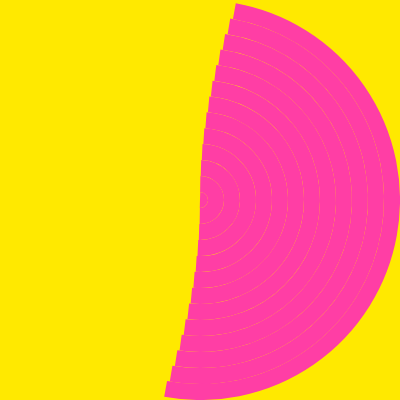
Frame 1 (no input)
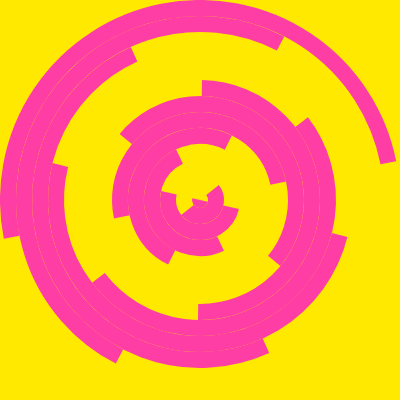
Frame 60 (no input)
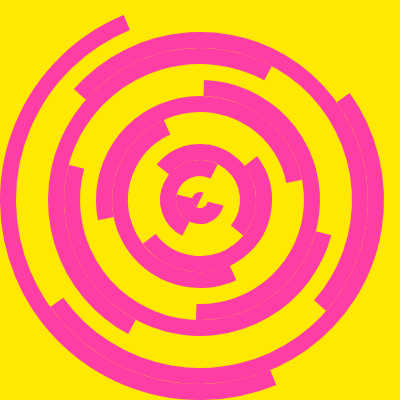
Frame 120 (the mouse pressed at the canvas centre since frame 60)

The p5.js sketch that drew these frames (run headless with seeded random() and noise() and a simulated clock; from frame 60 on, the mouse is pressed at the canvas centre):

// p5.js sketch
// ── sketch.js
let c;
let arc_width;
let spin_speed = 0.01;
let background_color;
let foreground_color;

function preload() {}

function setup() {
  createCanvas(400, 400);
  arc_width = width / 25;
  //background_color = color(random(0,256),random(0,256),random(0,256))
  //foreground_color = color(random(0,256),random(0,256),random(0,256))
  background_color = color(255, 233, 0);
  foreground_color = color(255, 62, 165);
}

function draw() {
  background(background_color);
  strokeWeight(arc_width);
  strokeCap(SQUARE);
  // Draw Center Circle Half

  fill(foreground_color);

  noStroke(foreground_color);
  push();
  translate(width / 2, height / 2);
  rotate((spin_speed + spin_speed / 2) * 2 * frameCount);
  strokeWeight(3);
  arc(0, 0, arc_width, arc_width, -HALF_PI, HALF_PI, CHORD);
  pop();
  noFill();
  stroke(foreground_color);
  for (let i = 1; i < 13; i++) {
    push();
    translate(width / 2, height / 2);
    rotate((spin_speed + spin_speed / 2) * i * frameCount);
    arc(0, 0, 2 * arc_width * i, 2 * arc_width * i, -HALF_PI, HALF_PI);
    pop();
  }
}
